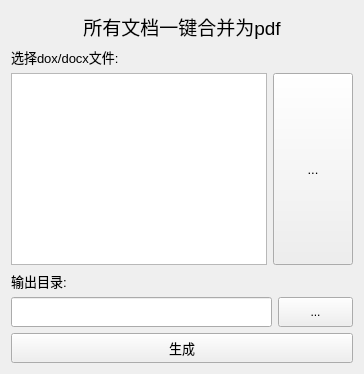
              <widget class="QWidget" name="page_4">
               <layout class="QVBoxLayout" name="verticalLayout_3">
                <item>
                 <widget class="QLabel" name="title_3">
                  <property name="minimumSize">
                   <size>
                    <width>0</width>
                    <height>30</height>
                   </size>
                  </property>
                  <property name="font">
                   <font>
                    <pointsize>14</pointsize>
                    <weight>50</weight>
                    <italic>false</italic>
                    <bold>false</bold>
                    <kerning>true</kerning>
                   </font>
                  </property>
                  <property name="mouseTracking">
                   <bool>true</bool>
                  </property>
                  <property name="text">
                   <string>所有文档一键合并为pdf</string>
                  </property>
                  <property name="textFormat">
                   <enum>Qt::AutoText</enum>
                  </property>
                  <property name="alignment">
                   <set>Qt::AlignCenter</set>
                  </property>
                  <property name="wordWrap">
                   <bool>false</bool>
                  </property>
                 </widget>
                </item>
                <item>
                 <widget class="QLabel" name="output_label_4">
                  <property name="font">
                   <font>
                    <pointsize>10</pointsize>
                    <weight>50</weight>
                    <italic>false</italic>
                    <bold>false</bold>
                    <kerning>true</kerning>
                   </font>
                  </property>
                  <property name="text">
                   <string>选择dox/docx文件:</string>
                  </property>
                  <property name="buddy">
                   <cstring>output_input</cstring>
                  </property>
                 </widget>
                </item>
                <item>
                 <layout class="QHBoxLayout" name="horizontalLayout_8">
                  <item>
                   <widget class="QListWidget" name="merge_file_list">
                    <property name="font">
                     <font>
                      <pointsize>10</pointsize>
                      <weight>50</weight>
                      <italic>false</italic>
                      <bold>false</bold>
                     </font>
                    </property>
                   </widget>
                  </item>
                  <item>
                   <widget class="QPushButton" name="choice_total_file_path">
                    <property name="sizePolicy">
                     <sizepolicy hsizetype="Fixed" vsizetype="Expanding">
                      <horstretch>0</horstretch>
                      <verstretch>0</verstretch>
                     </sizepolicy>
                    </property>
                    <property name="minimumSize">
                     <size>
                      <width>75</width>
                      <height>0</height>
                     </size>
                    </property>
                    <property name="font">
                     <font>
                      <pointsize>10</pointsize>
                      <weight>50</weight>
                      <italic>false</italic>
                      <bold>false</bold>
                     </font>
                    </property>
                    <property name="text">
                     <string>...</string>
                    </property>
                   </widget>
                  </item>
                 </layout>
                </item>
                <item>
                 <widget class="QLabel" name="output_label_2">
                  <property name="font">
                   <font>
                    <pointsize>10</pointsize>
                    <weight>50</weight>
                    <italic>false</italic>
                    <bold>false</bold>
                    <kerning>true</kerning>
                   </font>
                  </property>
                  <property name="text">
                   <string>输出目录:</string>
                  </property>
                  <property name="textFormat">
                   <enum>Qt::AutoText</enum>
                  </property>
                  <property name="alignment">
                   <set>Qt::AlignLeading|Qt::AlignLeft|Qt::AlignVCenter</set>
                  </property>
                  <property name="buddy">
                   <cstring>output_input</cstring>
                  </property>
                 </widget>
                </item>
                <item>
                 <layout class="QHBoxLayout" name="horizontalLayout_7">
                  <item>
                   <widget class="QLineEdit" name="output_input_4">
                    <property name="minimumSize">
                     <size>
                      <width>0</width>
                      <height>30</height>
                     </size>
                    </property>
                    <property name="font">
                     <font>
                      <weight>50</weight>
                      <italic>false</italic>
                      <bold>false</bold>
                     </font>
                    </property>
                    <property name="readOnly">
                     <bool>true</bool>
                    </property>
                   </widget>
                  </item>
                  <item>
                   <widget class="QPushButton" name="choice_output_4">
                    <property name="enabled">
                     <bool>true</bool>
                    </property>
                    <property name="sizePolicy">
                     <sizepolicy hsizetype="Fixed" vsizetype="Fixed">
                      <horstretch>0</horstretch>
                      <verstretch>0</verstretch>
                     </sizepolicy>
                    </property>
                    <property name="minimumSize">
                     <size>
                      <width>75</width>
                      <height>30</height>
                     </size>
                    </property>
                    <property name="maximumSize">
                     <size>
                      <width>75</width>
                      <height>30</height>
                     </size>
                    </property>
                    <property name="font">
                     <font>
                      <weight>50</weight>
                      <italic>false</italic>
                      <bold>false</bold>
                     </font>
                    </property>
                    <property name="text">
                     <string>...</string>
                    </property>
                   </widget>
                  </item>
                 </layout>
                </item>
                <item>
                 <widget class="QPushButton" name="run_merge">
                  <property name="sizePolicy">
                   <sizepolicy hsizetype="Expanding" vsizetype="Fixed">
                    <horstretch>0</horstretch>
                    <verstretch>0</verstretch>
                   </sizepolicy>
                  </property>
                  <property name="minimumSize">
                   <size>
                    <width>0</width>
                    <height>30</height>
                   </size>
                  </property>
                  <property name="font">
                   <font>
                    <pointsize>10</pointsize>
                    <weight>50</weight>
                    <italic>false</italic>
                    <bold>false</bold>
                   </font>
                  </property>
                  <property name="text">
                   <string>生成</string>
                  </property>
                 </widget>
                </item>
               </layout>
              </widget>
